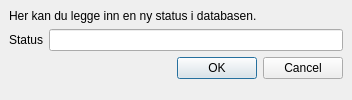
<?xml version="1.0" encoding="UTF-8"?>
<ui version="4.0">
 <class>NewStatus</class>
 <widget class="QMainWindow" name="NewStatus">
  <property name="geometry">
   <rect>
    <x>0</x>
    <y>0</y>
    <width>352</width>
    <height>100</height>
   </rect>
  </property>
  <property name="minimumSize">
   <size>
    <width>352</width>
    <height>100</height>
   </size>
  </property>
  <property name="windowTitle">
   <string>Ny status</string>
  </property>
  <property name="windowIcon">
   <iconset>
    <normaloff>jobber.png</normaloff>jobber.png</iconset>
  </property>
  <widget class="QWidget" name="centralwidget">
   <layout class="QFormLayout" name="formLayout">
    <item row="0" column="0" colspan="2">
     <widget class="QLabel" name="labelInfo">
      <property name="text">
       <string>Her kan du legge inn en ny status i databasen.</string>
      </property>
     </widget>
    </item>
    <item row="1" column="0">
     <widget class="QLabel" name="labelStatusName">
      <property name="text">
       <string>Status</string>
      </property>
     </widget>
    </item>
    <item row="1" column="1">
     <widget class="QLineEdit" name="lineEditStatusName"/>
    </item>
    <item row="2" column="0" colspan="2">
     <widget class="QDialogButtonBox" name="buttonBox">
      <property name="standardButtons">
       <set>QDialogButtonBox::Cancel|QDialogButtonBox::Ok</set>
      </property>
     </widget>
    </item>
   </layout>
  </widget>
 </widget>
 <resources/>
 <connections/>
</ui>
